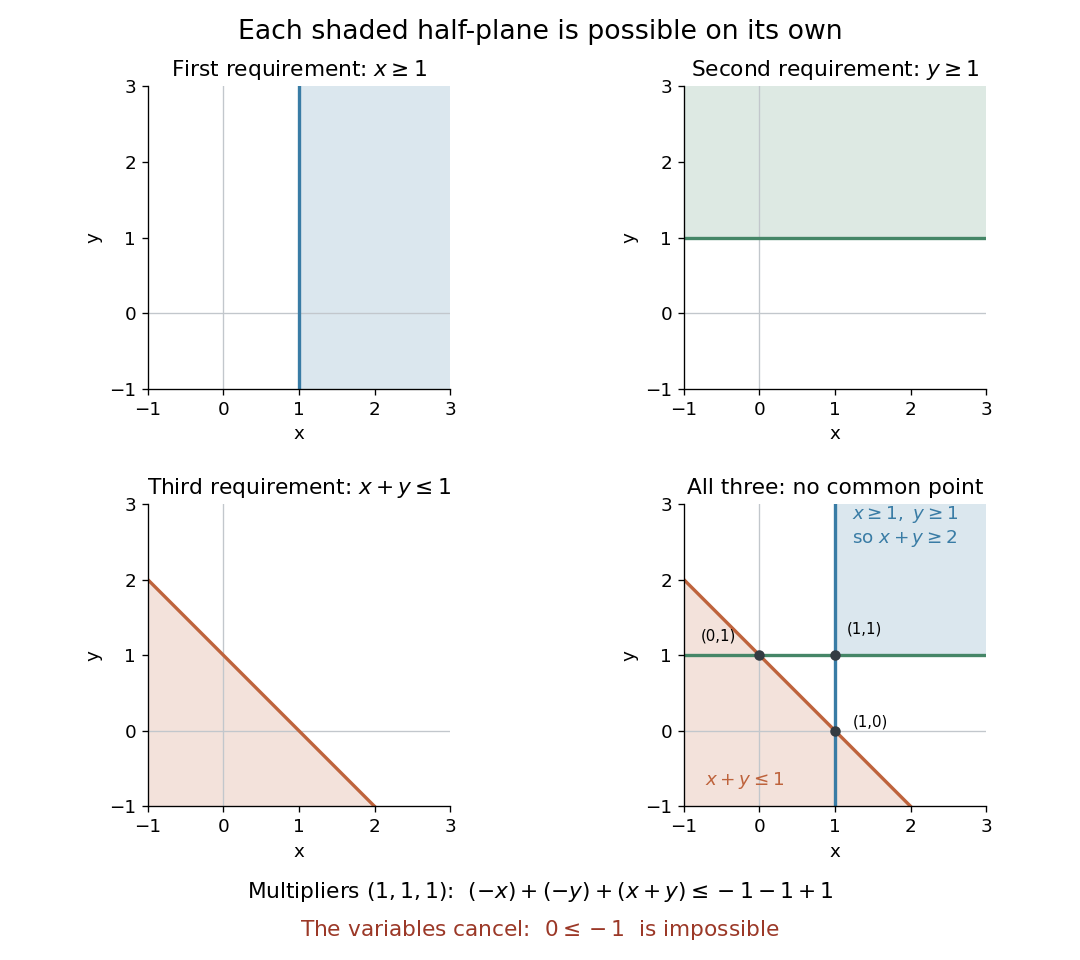

This chart was generated by the following Python code:
"""Show each half-plane and their incompatibility; save PNG to cwd (Python 3.14)."""

from pathlib import Path

import matplotlib.pyplot as plt
import numpy as np


def main():
    c = np.array([[-1, 0], [0, -1], [1, 1]])
    d = np.array([-1, -1, 1])
    multipliers = np.ones(3, dtype=int)
    assert np.array_equal(c.T @ multipliers, [0, 0])
    assert d @ multipliers == -1
    pair_points = np.array([[1, 1], [1, 0], [0, 1]])
    for point, rows in zip(pair_points, [(0, 1), (0, 2), (1, 2)]):
        satisfied = c @ point <= d
        assert np.all(satisfied[list(rows)]) and not np.all(satisfied)
    assert np.array_equal(np.column_stack((c, -c, np.eye(3, dtype=int))).T
                          @ multipliers, [0, 0, 0, 0, 1, 1, 1])
    upper_bound_multipliers = np.array([0, 0, 1])
    bound_rhs = np.array([0, 0, 1])
    assert np.array_equal(c.T @ upper_bound_multipliers, [1, 1])
    assert bound_rhs @ upper_bound_multipliers == 1
    assert np.all(c @ np.array([1, 0]) <= bound_rhs)

    plt.rcParams.update({"font.size": 11, "axes.titlesize": 13})
    fig, axes = plt.subplots(2, 2, figsize=(9, 8), dpi=120, facecolor="white")
    lo, hi = -1, 3
    grid = np.linspace(lo, hi, 401)
    xx, yy = np.meshgrid(grid, grid)
    masks = [xx >= 1, yy >= 1, xx + yy <= 1]
    colors = ["#397ca5", "#458667", "#be633c"]
    titles = [r"First requirement: $x\geq1$", r"Second requirement: $y\geq1$",
              r"Third requirement: $x+y\leq1$", "All three: no common point"]

    def shade(ax, mask, color):
        ax.contourf(xx, yy, mask.astype(int), levels=[0.5, 1.5],
                    colors=[color], alpha=0.18, zorder=0)

    for i, (ax, title) in enumerate(zip(axes.flat, titles)):
        if i < 3:
            shade(ax, masks[i], colors[i])
        else:
            first_two = masks[0] & masks[1]
            assert not np.any(first_two & masks[2])
            shade(ax, first_two, "#397ca5")
            shade(ax, masks[2], colors[2])
        if i in (0, 3):
            ax.axvline(1, color=colors[0], lw=2)
        if i in (1, 3):
            ax.axhline(1, color=colors[1], lw=2)
        if i in (2, 3):
            ax.plot(grid, 1 - grid, color=colors[2], lw=2)
        ax.axvline(0, color="#c2c7cc", lw=0.8, zorder=0)
        ax.axhline(0, color="#c2c7cc", lw=0.8, zorder=0)
        ax.set(xlim=(lo, hi), ylim=(lo, hi), aspect="equal", title=title,
               xlabel="x", ylabel="y", xticks=[-1, 0, 1, 2, 3], yticks=[-1, 0, 1, 2, 3])
        ax.spines[["top", "right"]].set_visible(False)
    final = axes[1, 1]
    final.text(1.22, 2.48, r"$x\geq1,\ y\geq1$" + "\n" + r"so $x+y\geq2$",
               color=colors[0], fontsize=11)
    final.text(-0.72, -0.72, r"$x+y\leq1$", color=colors[2], fontsize=11)
    final.scatter(pair_points[:, 0], pair_points[:, 1], s=28, color="#343c42", zorder=4)
    final.annotate("(1,1)", xy=(1, 1), xytext=(1.16, 1.28), fontsize=9)
    final.annotate("(1,0)", xy=(1, 0), xytext=(1.24, 0.06), fontsize=9)
    final.annotate("(0,1)", xy=(0, 1), xytext=(-0.77, 1.2), fontsize=9)
    fig.suptitle("Each shaded half-plane is possible on its own", y=0.98, fontsize=16)
    fig.text(0.5, 0.065, r"Multipliers $(1,1,1)$:  $(-x)+(-y)+(x+y)\leq-1-1+1$",
             ha="center", fontsize=13)
    fig.text(0.5, 0.025, r"The variables cancel:  $0\leq-1$  is impossible",
             ha="center", fontsize=13, color="#9b3827")
    fig.subplots_adjust(left=0.07, right=0.98, bottom=0.16, top=0.91, hspace=0.38, wspace=0.2)
    fig.savefig(Path.cwd() / Path(__file__).with_suffix(".png").name,
                facecolor="white", transparent=False)
    plt.close(fig)


if __name__ == "__main__":
    main()
